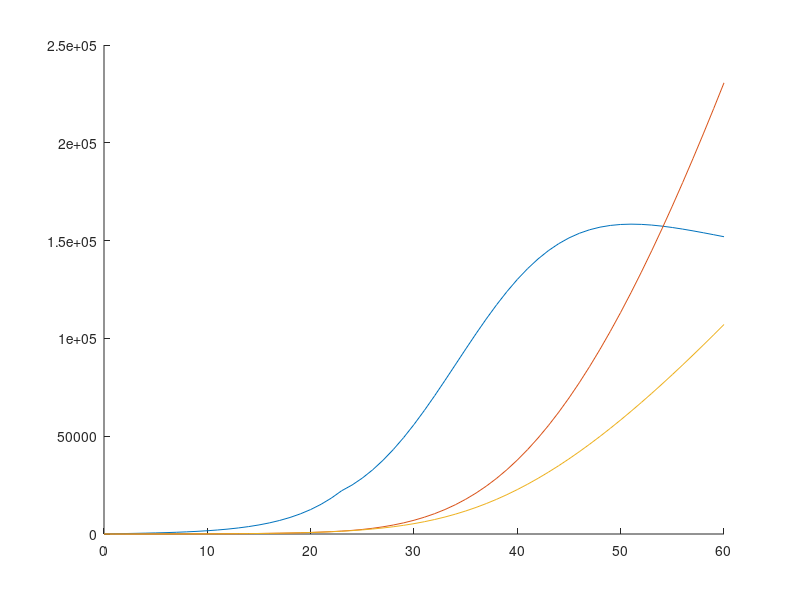

Write the MATLAB code that produced this figure. (Note: this script raises an error after producing the figure.)
hold on

% Model parameters

c        = 2.75;
beta     = 1.74e-9;
delta_I0 = 0.1;
delta_q  = 0.13;
gama_I   = 0.001;
gama_H   = 0.03;
q        = 2e-7;
alpha    = 0.009;
theta    = 0.75;
lam      = 1/14;
sigma    = 1 / 7;

% Simulation parameters

T  = 60;
t  = 0.01;
NN = T/t;

% Initial values

S  = 60481283;
E  = 620;
I  = 33 * 2;
Sq = 0;
Eq = 2;
H  = I + Eq;
R = 2;
D = 0;

G = zeros(NN, 8);
G(1, :) = [S E I Sq Eq H R D];

for ii = 1 : NN
    if (ii * t) >= 23
        delta_I = delta_I0 * 1.7;
    else
        delta_I = delta_I0;
    end
    
    dS  = -(beta * c + c * q * (1 - beta)) * S * (I + theta * E) + lam * Sq;
    dE  = beta * c * (1 - q) * S * (I + theta * E) - sigma * E;
    dI  = sigma * E - (delta_I + alpha + gama_I) * I;
    dSq = (1 - beta) * c * q * S * (I + theta * E) - lam * Sq;
    dEq = beta * c * q * S * (I + theta * E) - delta_q * Eq;
    dH  = delta_I * I + delta_q * Eq - (alpha + gama_H) * H;
    dR  = gama_I * I + gama_H * H;
    dD  = alpha * I + alpha * H;

    S  = S  + dS  * t;
    E  = E  + dE  * t;
    I  = I  + dI  * t;
    Sq = Sq + dSq * t;
    Eq = Eq + dEq * t;
    H  = H  + dH  * t;
    R  = R  + dR  * t;
    D  = D  + dD  * t;
    
    G(ii + 1, :) = [S E I Sq Eq H R D];
end

% Simulation result

yI(:, 1) = round(G(1 : 1/t : size(G, 1), 3));
yR(:, 1) = round(G(1 : 1/t : size(G, 1), 7));
yD(:, 1) = round(G(1 : 1/t : size(G, 1), 8));

plot(0 : T, [yI, yR, yD])

% Raw data

raw = importdata('意大利.csv');

rI = raw.data(:, 1);
rR = raw.data(:, 3);
rD = raw.data(:, 4);

plot(1 : length(rI), [rI, rR, rD],'x');

legend 预计感染 预计治愈 预计死亡 实际感染 实际治愈 实际死亡
title 意大利疫情预测
xlabel 天
ylabel 人
